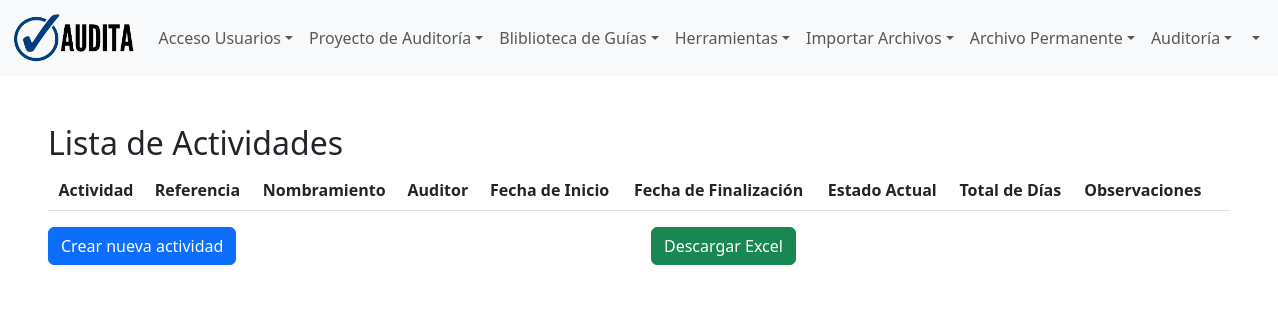
The app's page /herramientas/actividad_list/, older data.
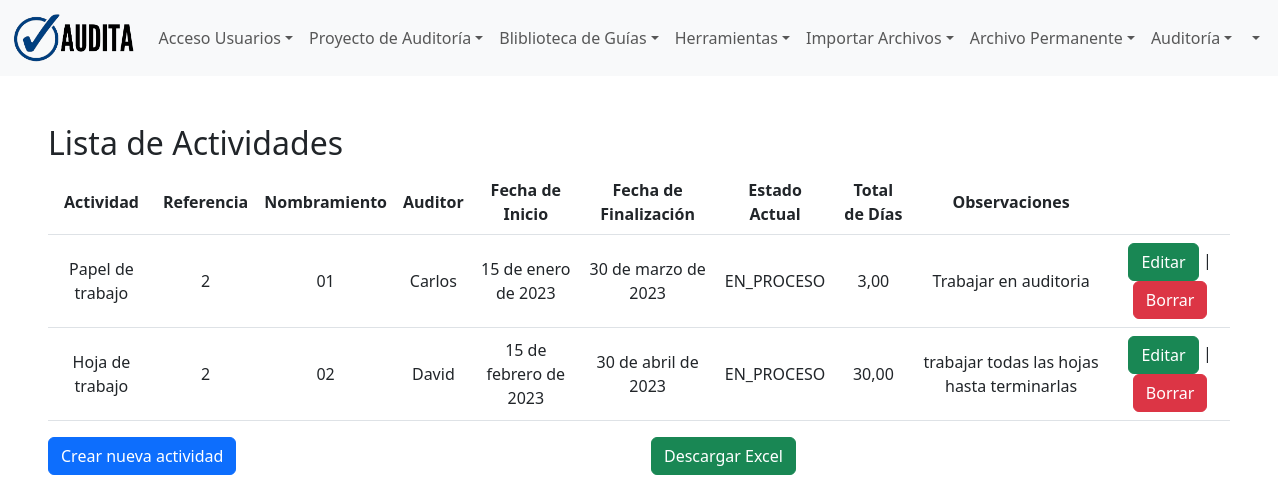
The same page, newer data.
### herramientas/models.py (models this page shows, shortened)
class Actividad(models.Model):
    ESTADO = [
        ('EN_PROCESO', 'En proceso'),
        ('FINAIZADA', 'Finalizada'),
    ]
    actividad = models.CharField(max_length=200)
    referencia = models.CharField(max_length=200)
    nombramiento = models.CharField(max_length=200)
    auditor = models.CharField(max_length=200)
    fecha_inicio = models.DateField(null=True, blank=True)
    fecha_finalizacion = models.DateField(null=True, blank=True)
    estado_actual = models.CharField(max_length=20, choices=ESTADO, default='EN_PROCESO')
    enero = models.DecimalField(max_digits=5, decimal_places=2)
    febrero = models.DecimalField(max_digits=5, decimal_places=2)
    marzo = models.DecimalField(max_digits=5, decimal_places=2)
    abril = models.DecimalField(max_digits=5, decimal_places=2)
    mayo = models.DecimalField(max_digits=5, decimal_places=2)
    junio = models.DecimalField(max_digits=5, decimal_places=2)
    julio = models.DecimalField(max_digits=5, decimal_places=2)
    agosto = models.DecimalField(max_digits=5, decimal_places=2)
    septiembre = models.DecimalField(max_digits=5, decimal_places=2)
    octubre = models.DecimalField(max_digits=5, decimal_places=2)
    noviembre = models.DecimalField(max_digits=5, decimal_places=2)
    diciembre = models.DecimalField(max_digits=5, decimal_places=2)
    observaciones = models.TextField(null=True, blank=True)
    @property
    def total_dias(self):
        return (self.enero + self.febrero + self.marzo + self.abril + self.mayo +
                self.junio + self.julio + self.agosto + self.septiembre +
                self.octubre + self.noviembre + self.diciembre)

### herramientas/views.py (the view)
# urls.py: path('actividad_list/', ActividadListView.as_view(), name='actividad_list'),
class ActividadListView(ListView):
    model = Actividad
    template_name = 'actividades/actividad_list.html'

### herramientas/templates/actividades/actividad_list.html
{% extends 'layout/base.html' %}
{% block 'content' %}
<div class="p-5">
  <h2>Lista de Actividades</h2>
  <table class="table">
    <thead>
      <tr>
        <th scope="col">Actividad</th>
        <th scope="col">Referencia</th>
        <th scope="col">Nombramiento</th>
        <th scope="col">Auditor</th>
        <th scope="col">Fecha de Inicio</th>
        <th scope="col">Fecha de Finalización</th>
        <th scope="col">Estado Actual</th>
        <th scope="col">Total de Días</th>
        <th scope="col">Observaciones</th>
        <th></th>
      </tr>
    </thead>
    <tbody>
      {% for actividad in object_list %}
        <tr>
          <td>{{ actividad.actividad }}</td>
          <td>{{ actividad.referencia }}</td>
          <td>{{ actividad.nombramiento }}</td>
          <td>{{ actividad.auditor }}</td>
          <td>{{ actividad.fecha_inicio }}</td>
          <td>{{ actividad.fecha_finalizacion }}</td>
          <td>{{ actividad.estado_actual }}</td>
          <td>{{ actividad.total_dias }}</td>
          <td>{{ actividad.observaciones }}</td>
          <td>
            <a class = "btn btn-success "href="{% url 'actividad_edit' actividad.pk %}">Editar</a> |
            <a class = "btn btn-danger " href="{% url 'actividad_delete' actividad.pk %}">Borrar</a>
          </td>
        </tr>
      {% endfor %}
    </tbody>
  </table>
  <div class="row">
    <div class="col">
      <a class = "btn btn-primary" href="{% url 'actividad_new' %}">Crear nueva actividad</a>
    </div>
    <div class="col">
      <a class = "btn btn-success" href="{% url 'actividades_excel' %}">Descargar Excel</a>
    </div>
  </div>
</div>
{% endblock 'content' %}

### templates/layout/base.html (shortened to what this page needs)
<!DOCTYPE html>
{% load static %}
<html lang="es">
<head>
    <link href="https://cdn.jsdelivr.net/npm/bootstrap@5.3.0-alpha1/dist/css/bootstrap.min.css" rel="stylesheet">
    <link rel="stylesheet" href="{% static 'css/styles.css' %}">
</head>
<body>
    {% include 'layout/partials/menu.html' %}
    <main>
        {% block 'content' %}
        {% endblock 'content' %}
    </main>
</body>
</html>

### templates/layout/partials/menu.html (shortened to what this page needs)
{% load static %}
<header>
    <nav class="navbar navbar-expand-lg navbar-light bg-light">
        <div class="container-fluid">
            <a class="navbar-brand" href="{% url 'index' %}"><img
                    src="{% static 'img/logo-horizontal-menu.png' %}" height="50" loading="lazy"
                    alt=""></a>
            <div class="collapse navbar-collapse" id="navbarNav">
                <ul class="navbar-nav">
                    <li class="nav-item dropdown">
                        <a class="nav-link dropdown-toggle" href="#"
                            role="button" data-bs-toggle="dropdown"
                            aria-expanded="false">Acceso Usuarios</a>
                    </li>
                    <li class="nav-item dropdown">
                        <a class="nav-link dropdown-toggle" href="#"
                            role="button" data-bs-toggle="dropdown"
                            aria-expanded="false">Proyecto de Auditoría</a>
                    </li>
                    <li class="nav-item dropdown">
                        <a class="nav-link dropdown-toggle" href="#"
                            role="button" data-bs-toggle="dropdown"
                            aria-expanded="false">Bliblioteca de Guías</a>
                    </li>
                    <li class="nav-item dropdown">
                        <a class="nav-link dropdown-toggle" href="#"
                            role="button" data-bs-toggle="dropdown"
                            aria-expanded="false">Herramientas</a>
                    </li>
                    <li class="nav-item dropdown">
                        <a class="nav-link dropdown-toggle" href="#"
                            role="button" data-bs-toggle="dropdown"
                            aria-expanded="false">Importar Archivos</a>
                    </li>
                    <li class="nav-item dropdown">
                        <a class="nav-link dropdown-toggle" href="#"
                            role="button" data-bs-toggle="dropdown"
                            aria-expanded="false">Archivo Permanente</a>
                    </li>
                    <li class="nav-item dropdown">
                        <a class="nav-link dropdown-toggle" href="#"
                            role="button" data-bs-toggle="dropdown"
                            aria-expanded="false">Auditoría</a>
                    </li>
                    <li class ="nav-item dropdown">
                        <a class ="nav-link dropdown-toggle" href="#"
                            role="button" data-bs-toggle="dropdown"
                            aria-expanded="false"><b>{{user.username|upper}}</b></a>
                    </li>
                </ul>
            </div>
        </div>
    </nav>
</header>

### static/css/styles.css (style rules this page uses)
td { text-decoration: none; }
th, td { text-align: center; vertical-align: middle; }

Row changes from the older to the newer data that the page shows:
added Actividad: actividad "Papel de trabajo", referencia "2", nombramiento "01", auditor "Carlos", fecha_inicio "15 de enero de 2023", fecha_finalizacion "30 de marzo de 2023", estado_actual "EN_PROCESO", total_dias "3,00", observaciones "Trabajar en auditoria"
added Actividad: actividad "Hoja de trabajo", referencia "2", nombramiento "02", auditor "David", fecha_inicio "15 de febrero de 2023", fecha_finalizacion "30 de abril de 2023", estado_actual "EN_PROCESO", total_dias "30,00", observaciones "trabajar todas las hojas hasta terminarlas"
